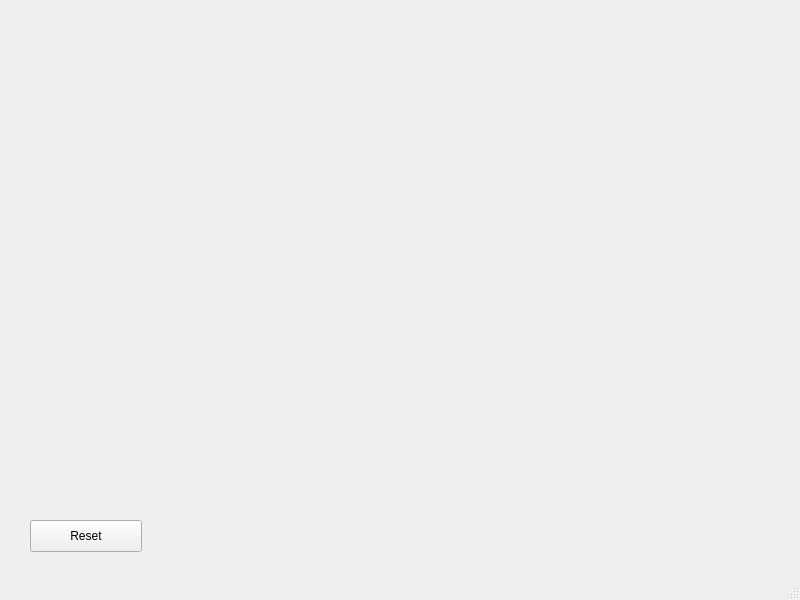
<?xml version="1.0" encoding="UTF-8"?>
<ui version="4.0">
 <class>MainWindow</class>
 <widget class="QMainWindow" name="MainWindow">
  <property name="geometry">
   <rect>
    <x>0</x>
    <y>0</y>
    <width>800</width>
    <height>600</height>
   </rect>
  </property>
  <property name="windowTitle">
   <string>MainWindow</string>
  </property>
  <widget class="QWidget" name="centralwidget">
   <widget class="QPushButton" name="pushButton">
    <property name="geometry">
     <rect>
      <x>30</x>
      <y>520</y>
      <width>112</width>
      <height>32</height>
     </rect>
    </property>
    <property name="text">
     <string>Reset</string>
    </property>
   </widget>
  </widget>
  <widget class="QMenuBar" name="menubar">
   <property name="geometry">
    <rect>
     <x>0</x>
     <y>0</y>
     <width>800</width>
     <height>21</height>
    </rect>
   </property>
  </widget>
  <widget class="QStatusBar" name="statusbar"/>
 </widget>
 <resources/>
 <connections/>
</ui>
